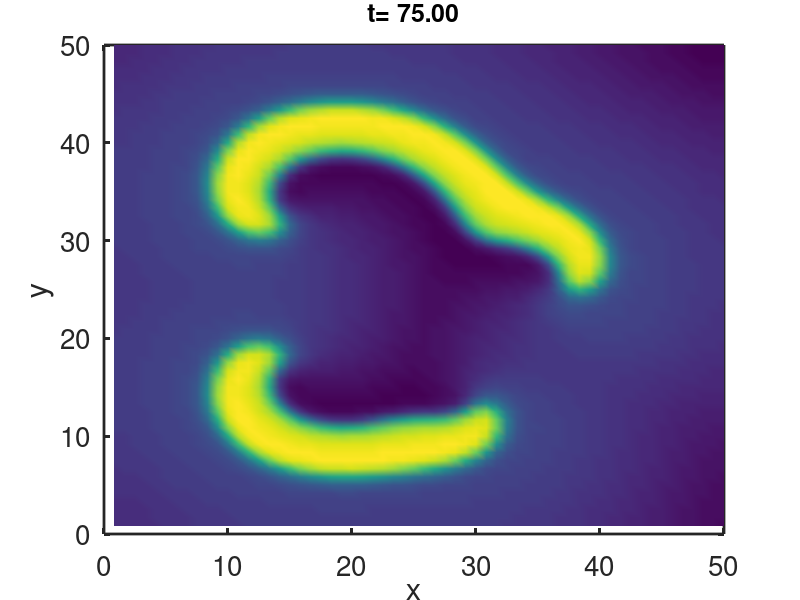

Write MATLAB code to recreate this figure.
% replay the double spiral simulation

%
%   For Chapter 12, Sections 12.5.3 and 12.5.6 of
%   Keener and Sneyd, Mathematical Physiology, 3rd Edition, Springer.
%
%   Written by James Keener and James Sneyd.
%
%  -------------------------------------------------------------------

function main

clear all
close all
clc

set(0,                           ...
'defaultaxesfontsize', 20,   ...
'defaultaxeslinewidth', 2.0, ...
'defaultlinelinewidth', 2.0)

load('doublespiralsimulation.mat')
   
Nsq = N^2;
L=50;
dx = L/N;
X = dx*(1:N)';
Y = X; % a square grid
[X,Y]=meshgrid(dx*(1:N),dx*(1:N));


for j = 1:length(T)
    V = reshape(S(j,1:Nsq),N,N);
    W = reshape(S(j,Nsq+1:2*Nsq),N,N);

    figure(1)
        %mesh(X,Y,V)
        pic = pcolor(X,Y,V);
        shading interp;
        xlabel('x')
        ylabel('y')
        zlabel('v')
        axis([0 L 0 L -.25 1])
        formatSpecF = '%6.2f\n';
        title(strcat('t=',sprintf(formatSpecF,T(j))),'fontsize',18)

          pause(0.1)
    T(j)
end
